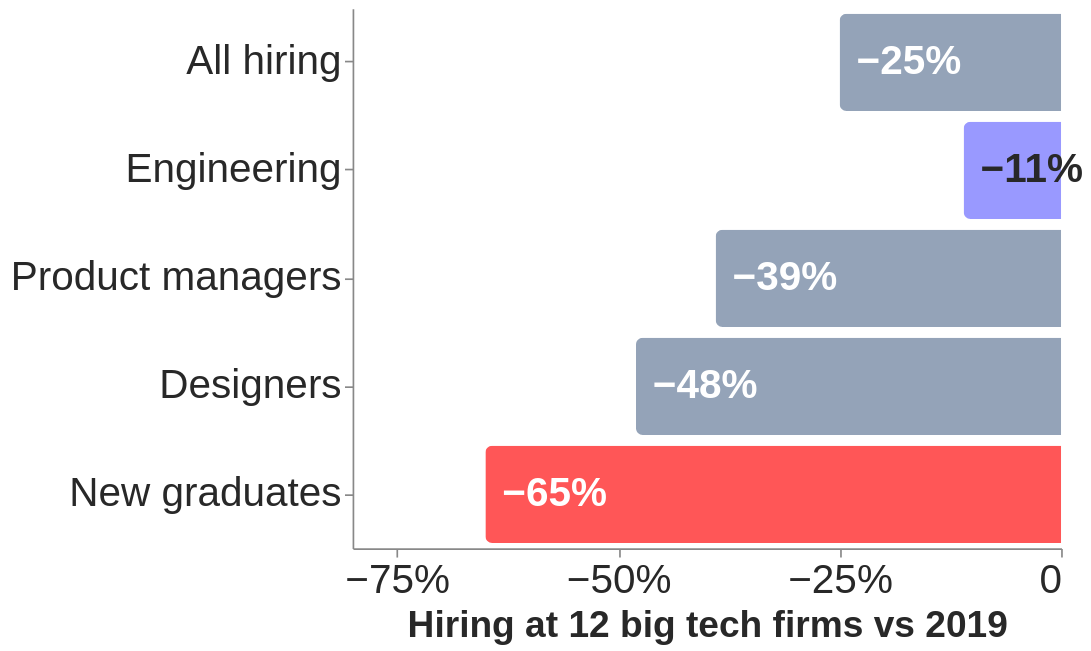

Express this chart as Vega-Lite.
### Vega-Lite specification from a JSON file in a GitHub repository (floating-point values rounded to 4 significant figures)
{"$schema": "https://vega.github.io/schema/vega-lite/v5.json", "width": 420, "height": 320, "data": {"values": [{"k": "All hiring", "v": -25, "c": "#94a3b8", "t": "−25%"}, {"k": "Engineering", "v": -11, "c": "#9999FF", "t": "−11%"}, {"k": "Product managers", "v": -39, "c": "#94a3b8", "t": "−39%"}, {"k": "Designers", "v": -48, "c": "#94a3b8", "t": "−48%"}, {"k": "New graduates", "v": -65, "c": "#FF5657", "t": "−65%"}]}, "layer": [{"mark": {"type": "bar", "cornerRadiusTopLeft": 4, "cornerRadiusBottomLeft": 4}, "encoding": {"y": {"field": "k", "type": "ordinal", "sort": null, "axis": {"title": null, "labelLimit": 300}}, "x": {"field": "v", "type": "quantitative", "scale": {"domain": [-80, 0]}, "axis": {"title": "Hiring at 12 big tech firms vs 2019", "grid": false, "values": [-75, -50, -25, 0], "labelExpr": "datum.value==0?'0':'−'+(-datum.value)+'%'"}}, "color": {"field": "c", "type": "nominal", "scale": null}}}, {"mark": {"type": "text", "align": "left", "dx": 10, "fontSize": 24, "fontWeight": "bold"}, "encoding": {"y": {"field": "k", "type": "ordinal", "sort": null}, "x": {"field": "v", "type": "quantitative"}, "text": {"field": "t"}, "color": {"condition": {"test": "datum.k=='Engineering'", "value": "#282828"}, "value": "#ffffff"}}}], "config": {"font": "Tahoma, Verdana, sans-serif", "axis": {"labelFontSize": 24, "titleFontSize": 22, "labelColor": "#282828", "titleColor": "#282828"}, "view": {"stroke": null}}}
